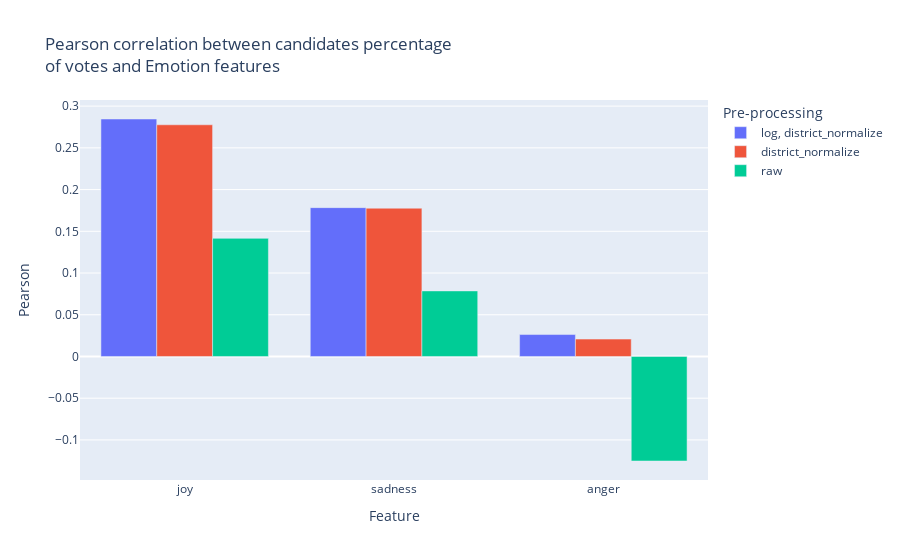
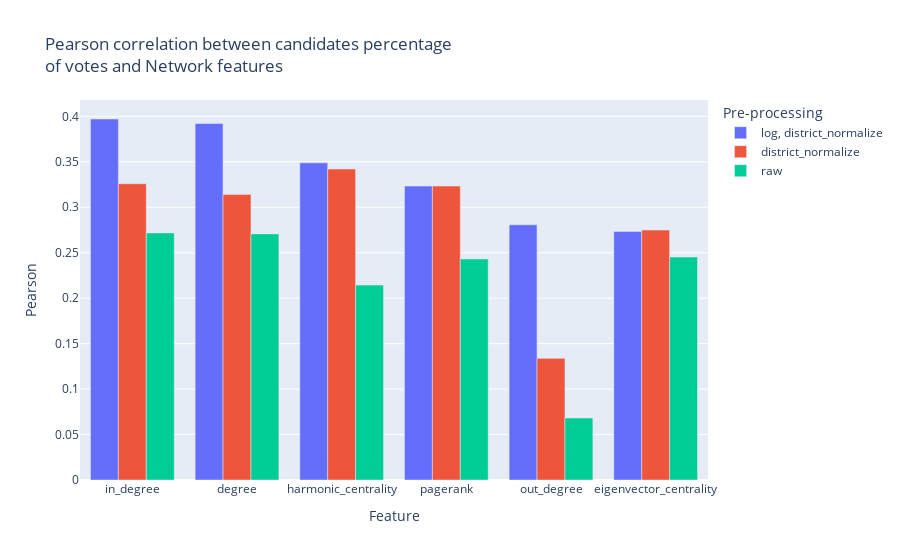

The notebook cell these images were saved under, in order:
### Markdown cell above
#### Pearson

### Code cell
for group, df in base_corr_df.groupby("type"):
  px.bar(df.sort_values("pearson", ascending=False), 
    x="column", y="pearson", color="permutation", 
    barmode="group", title=f"Pearson correlation between candidates percentage<br>of votes and {group}s", 
    labels={"column": "Feature", "pearson":"Pearson", "permutation":"Pre-processing"}).show()

### Figure 1 — Plotly figure (JSON) as saved in the notebook; plotly's stock layout.template omitted (floating-point values rounded to 4 significant figures)
{"data": [{"alignmentgroup": "True", "hovertemplate": "Pre-processing=log, district_normalize<br>Feature=%{x}<br>Pearson=%{y}<extra></extra>", "legendgroup": "log, district_normalize", "marker": {"color": "#636efa", "pattern": {"shape": ""}}, "name": "log, district_normalize", "offsetgroup": "log, district_normalize", "orientation": "v", "showlegend": true, "textposition": "auto", "type": "bar", "x": ["joy", "sadness", "anger"], "xaxis": "x", "y": [0.2846, 0.1783, 0.02628], "yaxis": "y"}, {"alignmentgroup": "True", "hovertemplate": "Pre-processing=district_normalize<br>Feature=%{x}<br>Pearson=%{y}<extra></extra>", "legendgroup": "district_normalize", "marker": {"color": "#EF553B", "pattern": {"shape": ""}}, "name": "district_normalize", "offsetgroup": "district_normalize", "orientation": "v", "showlegend": true, "textposition": "auto", "type": "bar", "x": ["joy", "sadness", "anger"], "xaxis": "x", "y": [0.2776, 0.1777, 0.02083], "yaxis": "y"}, {"alignmentgroup": "True", "hovertemplate": "Pre-processing=raw<br>Feature=%{x}<br>Pearson=%{y}<extra></extra>", "legendgroup": "raw", "marker": {"color": "#00cc96", "pattern": {"shape": ""}}, "name": "raw", "offsetgroup": "raw", "orientation": "v", "showlegend": true, "textposition": "auto", "type": "bar", "x": ["joy", "sadness", "anger"], "xaxis": "x", "y": [0.1415, 0.07856, -0.1253], "yaxis": "y"}], "layout": {"barmode": "group", "legend": {"title": {"text": "Pre-processing"}, "tracegroupgap": 0}, "title": {"text": "Pearson correlation between candidates percentage<br>of votes and Emotion features"}, "xaxis": {"anchor": "y", "domain": [0, 1], "title": {"text": "Feature"}}, "yaxis": {"anchor": "x", "domain": [0, 1], "title": {"text": "Pearson"}}}}

### Figure 2 — Plotly figure (JSON) as saved in the notebook; plotly's stock layout.template omitted (floating-point values rounded to 4 significant figures)
{"data": [{"alignmentgroup": "True", "hovertemplate": "Pre-processing=log, district_normalize<br>Feature=%{x}<br>Pearson=%{y}<extra></extra>", "legendgroup": "log, district_normalize", "marker": {"color": "#636efa", "pattern": {"shape": ""}}, "name": "log, district_normalize", "offsetgroup": "log, district_normalize", "orientation": "v", "showlegend": true, "textposition": "auto", "type": "bar", "x": ["in_degree", "degree", "harmonic_centrality", "pagerank", "out_degree", "eigenvector_centrality"], "xaxis": "x", "y": [0.3971, 0.3921, 0.3489, 0.3234, 0.2807, 0.2734], "yaxis": "y"}, {"alignmentgroup": "True", "hovertemplate": "Pre-processing=district_normalize<br>Feature=%{x}<br>Pearson=%{y}<extra></extra>", "legendgroup": "district_normalize", "marker": {"color": "#EF553B", "pattern": {"shape": ""}}, "name": "district_normalize", "offsetgroup": "district_normalize", "orientation": "v", "showlegend": true, "textposition": "auto", "type": "bar", "x": ["harmonic_centrality", "in_degree", "pagerank", "degree", "eigenvector_centrality", "out_degree"], "xaxis": "x", "y": [0.342, 0.3259, 0.3234, 0.3142, 0.2749, 0.1338], "yaxis": "y"}, {"alignmentgroup": "True", "hovertemplate": "Pre-processing=raw<br>Feature=%{x}<br>Pearson=%{y}<extra></extra>", "legendgroup": "raw", "marker": {"color": "#00cc96", "pattern": {"shape": ""}}, "name": "raw", "offsetgroup": "raw", "orientation": "v", "showlegend": true, "textposition": "auto", "type": "bar", "x": ["in_degree", "degree", "eigenvector_centrality", "pagerank", "harmonic_centrality", "out_degree"], "xaxis": "x", "y": [0.2718, 0.2707, 0.2452, 0.2431, 0.2144, 0.06813], "yaxis": "y"}], "layout": {"barmode": "group", "legend": {"title": {"text": "Pre-processing"}, "tracegroupgap": 0}, "title": {"text": "Pearson correlation between candidates percentage<br>of votes and Network features"}, "xaxis": {"anchor": "y", "domain": [0, 1], "title": {"text": "Feature"}}, "yaxis": {"anchor": "x", "domain": [0, 1], "title": {"text": "Pearson"}}}}
